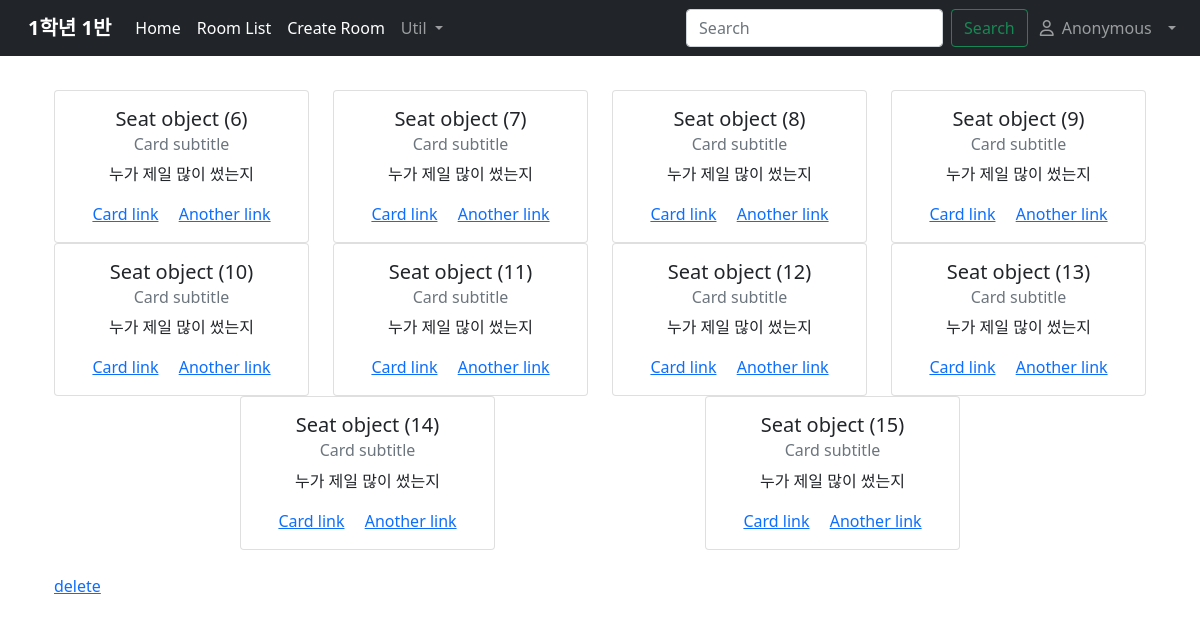
Screenshot of /room/7/ with the database file from the repository.
### pointsystem/models.py (models this page shows, shortened)
class Room(models.Model):
    grade = models.IntegerField(validators=[MinValueValidator(1), MaxValueValidator(12)]) #학년
    num = models.IntegerField(validators=[MinValueValidator(1), MaxValueValidator(63)]) #반
    line = models.IntegerField(validators=[MinValueValidator(1),])
    class Meta:
        ordering = ('grade','num')
        pass
    def __str__(self):
        return f"{self.grade}학년 {self.num}반"

class Seat(models.Model):
    student = models.OneToOneField(Student, on_delete=models.SET_NULL, null=True)
    room = models.ForeignKey('Room', on_delete=models.CASCADE)

### pointsystem/views.py (the view)
# urls.py: path('room/<int:pk>/', RoomDetailView.as_view(), name='room_detail'),
class RoomDetailView(DetailView):
    model = Room
    def get_context_data(self, **kwargs):
        context = super().get_context_data(**kwargs)
        context['seats'] = Seat.objects.filter(room=context['object']).all()
        return context

### pointsystem/templates/pointsystem/room_detail.html
{% extends 'base.html' %}
{% block room %}
{{object}}
{% endblock %}
{% block content %}
<div class="container">
<div class="row justify-content-evenly">
{% for seat in seats %}
<div class="col-3">
    <div class="card">
        <div class="card-body text-center">
          <h5 class="card-title">{{ seat }}</h5>
          <h6 class="card-subtitle mb-2 text-muted">Card subtitle</h6>
          <p class="card-text">누가 제일 많이 썼는지</p>
          <a href="#" class="card-link">Card link</a>
          <a href="#" class="card-link">Another link</a>
        </div>
      </div>
</div>
{% endfor %}
</div>
<br>
<a href="{% url 'd_room' object.id %}">delete</a>
</div>
{% endblock %}

### rows the page displays
Room: grade+num "1학년 1반"
Seat: id "Seat object (6)"
Seat: id "Seat object (7)"
Seat: id "Seat object (8)"
Seat: id "Seat object (9)"
Seat: id "Seat object (10)"
Seat: id "Seat object (11)"
Seat: id "Seat object (12)"
Seat: id "Seat object (13)"
Seat: id "Seat object (14)"
Seat: id "Seat object (15)"
